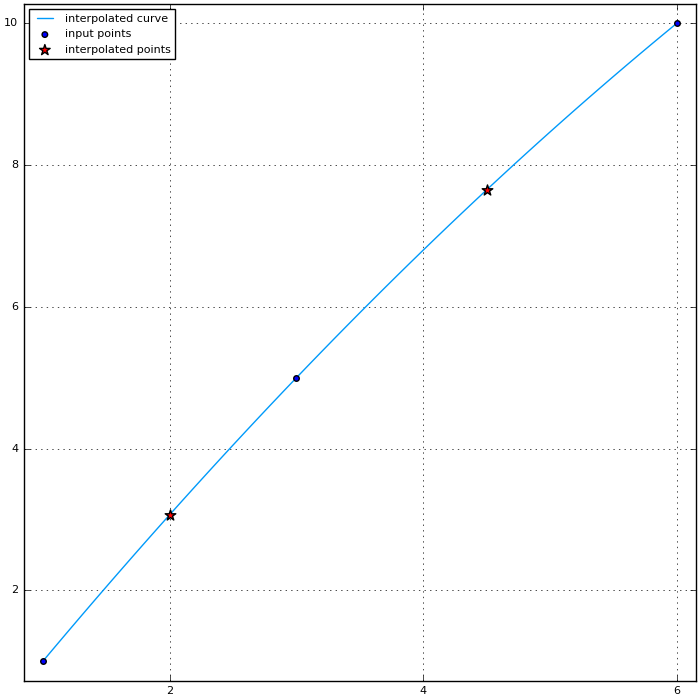

This figure's Julia source:
using Symata, NMfE, DataFrames, Plots
pyplot(size=(700,700))

println()
@sym begin
  xi = [1, 3, 6]
  yi = [1, 5, 10]
  L0(x_) := Simplify( Expand( ((x-xi[2])*(x-xi[3]))/((xi[1]-xi[2])*(xi[1]-xi[3])) ) )
  L1(x_) := Simplify( Expand( ((x-xi[1])*(x-xi[3]))/((xi[2]-xi[1])*(xi[2]-xi[3])) ) )
  L2(x_) := Simplify( Expand( ((x-xi[1])*(x-xi[2]))/((xi[3]-xi[1])*(xi[3]-xi[2])) ) )
  L = [L0(x), L1(x), L2(x)]
  Q(x_) := Simplify(yi[1]*L0(x) + yi[2]*L1(x) + yi[3]*L2(x))
  SetJ(qs, ToString(Q(x)))
  Print("Q(x) = ", Q(x), "\n")
end

@sym Print("Q(4.5) = ", Q(4.5), "\n");
println("\n")

ProjDir = dirname(@__FILE__)
cd(ProjDir) do
  
  x = [1.0, 3.0, 6.0]
  y = [1.0, 5.0, 10.0]
  xi = [2.0, 4.5]
  (dfin, dfxi) = lagrangianpolynomial(length(x), x, y, xi)
  
  dfin |> display
  println()
  
  dfxi |> display
  println()
  
  q3=parse(qs)
  @eval f(x) = $(q3)

  xint = 1:0.1:6
  p = plot(xint, f.(xint), line=(:path, 1), label="interpolated curve")
  scatter!(p, dfin[:x], dfin[:y], marker=(:circle, 4), label="input points", color=:blue)
  scatter!(p, dfxi[:xi], dfxi[:yi], marker=(:star, 8), color=:red, label="interpolated points")
  
  plot(p)
  savefig("ex.5.1_symata.png")
  #gui()
  
end